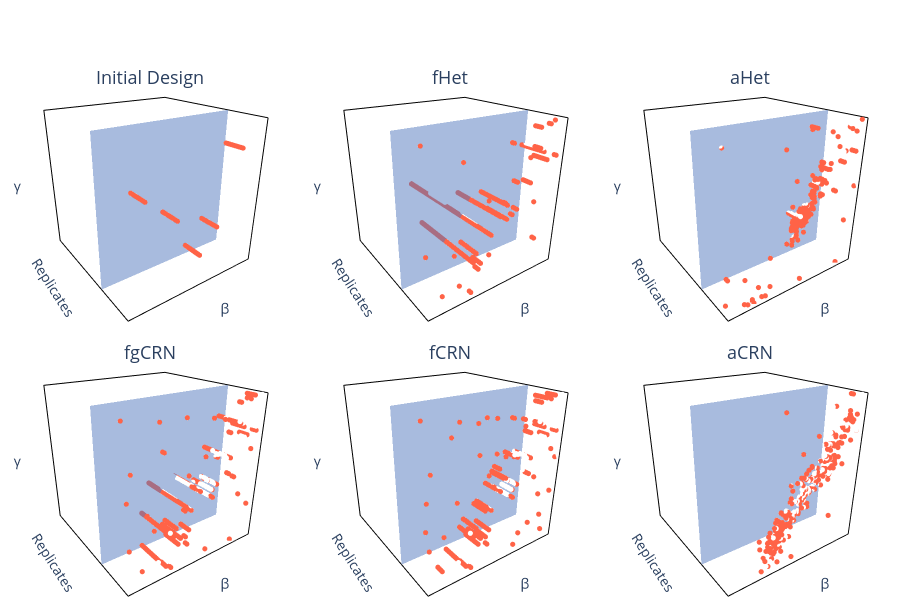

The code cell stored with this chart in its notebook:
### Code cell
all_methods = [['Initial Design', 'fHet', 'aHet'],
               ['fgCRN', 'fCRN', 'aCRN']]
n=6
fig = make_subplots(
    rows=2, cols=3,
    specs=[[{'type': 'surface'}]*3, [{'type':'surface'}]*3],
    subplot_titles=all_methods[0]+all_methods[1],
    horizontal_spacing=0,   # shrink gutters 
    vertical_spacing=0
)

camera = dict(
    eye=dict(x=1.7,   # out to the right
             y=-1.2,  # pulled forward
             z=0.9),  # lifted up
    up=dict(x=0, y=0, z=1)  # ensure “up” is along the z–axis
)

# Prepare the plane at x = 20, over p1,p2 ∈ [0,1]
x0 = 20
grid_n = 10
p1_lin = np.linspace(0, 1, grid_n)
p2_lin = np.linspace(0, 1, grid_n)
P1, P2 = np.meshgrid(p1_lin, p2_lin)
X = np.full_like(P1, x0)

rep_val = 'num_replicates'
ground_truth = {'p1':0.45, 'p2':0.35, 'rep':-1}

for i, methods in enumerate(all_methods, start=1):
    for j, method in enumerate(methods, start=1):
        dfm = dfx[(dfx['method']==method)]
        if method != 'Initial Design':
            dfm = dfm[dfm.iter>1]

        # build a color list: blue if <20, red otherwise
        colors = ['tomato' if rr <= 20 else 'tomato' for rr in dfm['num_replicates']]
        
        fig.add_trace(
            go.Scatter3d(
                x = dfm[rep_val],
                y = dfm['p1'],
                z = dfm['p2'],
                mode = 'markers',
                marker = dict(
                    size = 3,
                    color = colors,
                    opacity=1
                ),
                showlegend = False
            ),
            row=i, col=j
        )
        # fig.add_trace(
        #     go.Scatter3d(
        #         x=[ground_truth['rep']],
        #         y=[ground_truth['p1']],
        #         z=[ground_truth['p2']],
        #         mode='markers',
        #         marker = dict(
        #             size=5,
        #             color='black'
        #         ),
        #         showlegend=False
        #     ),
        #     row=i, col=j
        # )
        fig.add_trace(
            go.Surface(
                x = X, y = P1, z = P2,
                # make all values in this matrix the same (e.g. zeros)
                surfacecolor = np.zeros_like(P1),
                # map “0” → light-green; “1” → light-green (so it’s uniform)
                colorscale = [[0,'cornflowerblue'], [1, 'cornflowerblue']],
                opacity    = 0.5,
                showscale  = False,
                showlegend = False
            ),
            row=i, col=j
        )
        
        fig.update_scenes(
            dict(
                # overall scene background
                bgcolor='white',
                aspectmode='cube',
                # x-axis (num_replicates), descending
                xaxis=dict(
                    range=[dfx[rep_val].max(), -1],
                    title='Replicates',
                    showgrid=False,    # no grid‐planes
                    zeroline=False,    # no zero‐plane
                    showline=True,     # draw the axis line
                    mirror=True,       # mirror that line on the opposite side of the box
                    linewidth=2,       # thickness
                    linecolor='black',  # color of the box edges
                    showticklabels=False,
                    backgroundcolor='white'

                ),
                # y-axis (p1)
                yaxis=dict(
                    title='β',
                    range=[0, 1],
                    showgrid=False,
                    zeroline=False,
                    showline=True,
                    mirror=True,
                    linewidth=2,
                    linecolor='black',
                    showticklabels=False,
                    backgroundcolor='white'
            
                ),
                # z-axis (p2)
                zaxis=dict(
                    range=[0, 1],
                    title='γ',
                    showgrid=False,
                    zeroline=False,
                    showline=True,
                    mirror=True,
                    linewidth=2,
                    linecolor='black',
                    showticklabels=False,
                    backgroundcolor='white'
                ),
                camera = camera
            ),
            row=i, col=j
        )

annos = []
for i, methods in enumerate(all_methods):
    for j, method in enumerate(methods):
        x = (j + 0.5)/3 
        if i == 0:
            y = .925
        elif i == 1:
            y = .425
        annos.append(dict(
            text=method,
            x=x, y=y,          # just above the top of the plot
            xref='paper', yref='paper',
            showarrow=False,
            font=dict(size=18),
        ))
    
fig.update_layout(
    width = 150 * n,              # ← bump per‐panel width
    height = 600,                 # ← bump height for more vertical space
    margin = dict(l=0, r=0, t=50, b=0),  # trim outer margins
    paper_bgcolor='white',
    annotations=annos,
)

    
fig.show()

### Figure 1 — Plotly figure (JSON) as saved in the notebook; plotly's stock layout.template omitted (floating-point values rounded to 4 significant figures; data arrays with more than 128 entries replaced by an {"elided": "..."} marker saying what was removed)
{"data": [{"marker": {"color": ["tomato", "tomato", "tomato", "tomato", "tomato", "tomato", "tomato", "tomato", "tomato", "tomato", "tomato", "tomato", "tomato", "tomato", "tomato", "tomato", "tomato", "tomato", "tomato", "tomato", "tomato", "tomato", "tomato", "tomato", "tomato", "tomato", "tomato", "tomato", "tomato", "tomato", "tomato", "tomato", "tomato", "tomato", "tomato", "tomato", "tomato", "tomato", "tomato", "tomato", "tomato", "tomato", "tomato", "tomato", "tomato", "tomato", "tomato", "tomato", "tomato", "tomato"], "opacity": 1, "size": 3}, "mode": "markers", "scene": "scene", "showlegend": false, "type": "scatter3d", "x": [1, 2, 3, 4, 5, 6, 7, 8, 9, 10, 1, 2, 3, 4, 5, 6, 7, 8, 9, 10, 1, 2, 3, 4, 5, 6, 7, 8, 9, 10, 1, 2, 3, 4, 5, 6, 7, 8, 9, 10, 1, 2, 3, 4, 5, 6, 7, 8, 9, 10], "y": [0.8412, 0.8412, 0.8412, 0.8412, 0.8412, 0.8412, 0.8412, 0.8412, 0.8412, 0.8412, 0.1374, 0.1374, 0.1374, 0.1374, 0.1374, 0.1374, 0.1374, 0.1374, 0.1374, 0.1374, 0.354, 0.354, 0.354, 0.354, 0.354, 0.354, 0.354, 0.354, 0.354, 0.354, 0.5435, 0.5435, 0.5435, 0.5435, 0.5435, 0.5435, 0.5435, 0.5435, 0.5435, 0.5435, 0.676, 0.676, 0.676, 0.676, 0.676, 0.676, 0.676, 0.676, 0.676, 0.676], "z": [0.8353, 0.8353, 0.8353, 0.8353, 0.8353, 0.8353, 0.8353, 0.8353, 0.8353, 0.8353, 0.6768, 0.6768, 0.6768, 0.6768, 0.6768, 0.6768, 0.6768, 0.6768, 0.6768, 0.6768, 0.4995, 0.4995, 0.4995, 0.4995, 0.4995, 0.4995, 0.4995, 0.4995, 0.4995, 0.4995, 0.1984, 0.1984, 0.1984, 0.1984, 0.1984, 0.1984, 0.1984, 0.1984, 0.1984, 0.1984, 0.3555, 0.3555, 0.3555, 0.3555, 0.3555, 0.3555, 0.3555, 0.3555, 0.3555, 0.3555]}, {"colorscale": [[0, "cornflowerblue"], [1, "cornflowerblue"]], "opacity": 0.5, "scene": "scene", "showlegend": false, "showscale": false, "surfacecolor": [[0.0, 0.0, 0.0, 0.0, 0.0, 0.0, 0.0, 0.0, 0.0, 0.0], [0.0, 0.0, 0.0, 0.0, 0.0, 0.0, 0.0, 0.0, 0.0, 0.0], [0.0, 0.0, 0.0, 0.0, 0.0, 0.0, 0.0, 0.0, 0.0, 0.0], [0.0, 0.0, 0.0, 0.0, 0.0, 0.0, 0.0, 0.0, 0.0, 0.0], [0.0, 0.0, 0.0, 0.0, 0.0, 0.0, 0.0, 0.0, 0.0, 0.0], [0.0, 0.0, 0.0, 0.0, 0.0, 0.0, 0.0, 0.0, 0.0, 0.0], [0.0, 0.0, 0.0, 0.0, 0.0, 0.0, 0.0, 0.0, 0.0, 0.0], [0.0, 0.0, 0.0, 0.0, 0.0, 0.0, 0.0, 0.0, 0.0, 0.0], [0.0, 0.0, 0.0, 0.0, 0.0, 0.0, 0.0, 0.0, 0.0, 0.0], [0.0, 0.0, 0.0, 0.0, 0.0, 0.0, 0.0, 0.0, 0.0, 0.0]], "type": "surface", "x": [[20.0, 20.0, 20.0, 20.0, 20.0, 20.0, 20.0, 20.0, 20.0, 20.0], [20.0, 20.0, 20.0, 20.0, 20.0, 20.0, 20.0, 20.0, 20.0, 20.0], [20.0, 20.0, 20.0, 20.0, 20.0, 20.0, 20.0, 20.0, 20.0, 20.0], [20.0, 20.0, 20.0, 20.0, 20.0, 20.0, 20.0, 20.0, 20.0, 20.0], [20.0, 20.0, 20.0, 20.0, 20.0, 20.0, 20.0, 20.0, 20.0, 20.0], [20.0, 20.0, 20.0, 20.0, 20.0, 20.0, 20.0, 20.0, 20.0, 20.0], [20.0, 20.0, 20.0, 20.0, 20.0, 20.0, 20.0, 20.0, 20.0, 20.0], [20.0, 20.0, 20.0, 20.0, 20.0, 20.0, 20.0, 20.0, 20.0, 20.0], [20.0, 20.0, 20.0, 20.0, 20.0, 20.0, 20.0, 20.0, 20.0, 20.0], [20.0, 20.0, 20.0, 20.0, 20.0, 20.0, 20.0, 20.0, 20.0, 20.0]], "y": [[0.0, 0.1111, 0.2222, 0.3333, 0.4444, 0.5556, 0.6667, 0.7778, 0.8889, 1.0], [0.0, 0.1111, 0.2222, 0.3333, 0.4444, 0.5556, 0.6667, 0.7778, 0.8889, 1.0], [0.0, 0.1111, 0.2222, 0.3333, 0.4444, 0.5556, 0.6667, 0.7778, 0.8889, 1.0], [0.0, 0.1111, 0.2222, 0.3333, 0.4444, 0.5556, 0.6667, 0.7778, 0.8889, 1.0], [0.0, 0.1111, 0.2222, 0.3333, 0.4444, 0.5556, 0.6667, 0.7778, 0.8889, 1.0], [0.0, 0.1111, 0.2222, 0.3333, 0.4444, 0.5556, 0.6667, 0.7778, 0.8889, 1.0], [0.0, 0.1111, 0.2222, 0.3333, 0.4444, 0.5556, 0.6667, 0.7778, 0.8889, 1.0], [0.0, 0.1111, 0.2222, 0.3333, 0.4444, 0.5556, 0.6667, 0.7778, 0.8889, 1.0], [0.0, 0.1111, 0.2222, 0.3333, 0.4444, 0.5556, 0.6667, 0.7778, 0.8889, 1.0], [0.0, 0.1111, 0.2222, 0.3333, 0.4444, 0.5556, 0.6667, 0.7778, 0.8889, 1.0]], "z": [[0.0, 0.0, 0.0, 0.0, 0.0, 0.0, 0.0, 0.0, 0.0, 0.0], [0.1111, 0.1111, 0.1111, 0.1111, 0.1111, 0.1111, 0.1111, 0.1111, 0.1111, 0.1111], [0.2222, 0.2222, 0.2222, 0.2222, 0.2222, 0.2222, 0.2222, 0.2222, 0.2222, 0.2222], [0.3333, 0.3333, 0.3333, 0.3333, 0.3333, 0.3333, 0.3333, 0.3333, 0.3333, 0.3333], [0.4444, 0.4444, 0.4444, 0.4444, 0.4444, 0.4444, 0.4444, 0.4444, 0.4444, 0.4444], [0.5556, 0.5556, 0.5556, 0.5556, 0.5556, 0.5556, 0.5556, 0.5556, 0.5556, 0.5556], [0.6667, 0.6667, 0.6667, 0.6667, 0.6667, 0.6667, 0.6667, 0.6667, 0.6667, 0.6667], [0.7778, 0.7778, 0.7778, 0.7778, 0.7778, 0.7778, 0.7778, 0.7778, 0.7778, 0.7778], [0.8889, 0.8889, 0.8889, 0.8889, 0.8889, 0.8889, 0.8889, 0.8889, 0.8889, 0.8889], [1.0, 1.0, 1.0, 1.0, 1.0, 1.0, 1.0, 1.0, 1.0, 1.0]]}, {"marker": {"color": {"elided": "250 str values"}, "opacity": 1, "size": 3}, "mode": "markers", "scene": "scene2", "showlegend": false, "type": "scatter3d", "x": {"elided": "250 int values"}, "y": {"elided": "250 float values"}, "z": {"elided": "250 float values"}}, {"colorscale": [[0, "cornflowerblue"], [1, "cornflowerblue"]], "opacity": 0.5, "scene": "scene2", "showlegend": false, "showscale": false, "surfacecolor": [[0.0, 0.0, 0.0, 0.0, 0.0, 0.0, 0.0, 0.0, 0.0, 0.0], [0.0, 0.0, 0.0, 0.0, 0.0, 0.0, 0.0, 0.0, 0.0, 0.0], [0.0, 0.0, 0.0, 0.0, 0.0, 0.0, 0.0, 0.0, 0.0, 0.0], [0.0, 0.0, 0.0, 0.0, 0.0, 0.0, 0.0, 0.0, 0.0, 0.0], [0.0, 0.0, 0.0, 0.0, 0.0, 0.0, 0.0, 0.0, 0.0, 0.0], [0.0, 0.0, 0.0, 0.0, 0.0, 0.0, 0.0, 0.0, 0.0, 0.0], [0.0, 0.0, 0.0, 0.0, 0.0, 0.0, 0.0, 0.0, 0.0, 0.0], [0.0, 0.0, 0.0, 0.0, 0.0, 0.0, 0.0, 0.0, 0.0, 0.0], [0.0, 0.0, 0.0, 0.0, 0.0, 0.0, 0.0, 0.0, 0.0, 0.0], [0.0, 0.0, 0.0, 0.0, 0.0, 0.0, 0.0, 0.0, 0.0, 0.0]], "type": "surface", "x": [[20.0, 20.0, 20.0, 20.0, 20.0, 20.0, 20.0, 20.0, 20.0, 20.0], [20.0, 20.0, 20.0, 20.0, 20.0, 20.0, 20.0, 20.0, 20.0, 20.0], [20.0, 20.0, 20.0, 20.0, 20.0, 20.0, 20.0, 20.0, 20.0, 20.0], [20.0, 20.0, 20.0, 20.0, 20.0, 20.0, 20.0, 20.0, 20.0, 20.0], [20.0, 20.0, 20.0, 20.0, 20.0, 20.0, 20.0, 20.0, 20.0, 20.0], [20.0, 20.0, 20.0, 20.0, 20.0, 20.0, 20.0, 20.0, 20.0, 20.0], [20.0, 20.0, 20.0, 20.0, 20.0, 20.0, 20.0, 20.0, 20.0, 20.0], [20.0, 20.0, 20.0, 20.0, 20.0, 20.0, 20.0, 20.0, 20.0, 20.0], [20.0, 20.0, 20.0, 20.0, 20.0, 20.0, 20.0, 20.0, 20.0, 20.0], [20.0, 20.0, 20.0, 20.0, 20.0, 20.0, 20.0, 20.0, 20.0, 20.0]], "y": [[0.0, 0.1111, 0.2222, 0.3333, 0.4444, 0.5556, 0.6667, 0.7778, 0.8889, 1.0], [0.0, 0.1111, 0.2222, 0.3333, 0.4444, 0.5556, 0.6667, 0.7778, 0.8889, 1.0], [0.0, 0.1111, 0.2222, 0.3333, 0.4444, 0.5556, 0.6667, 0.7778, 0.8889, 1.0], [0.0, 0.1111, 0.2222, 0.3333, 0.4444, 0.5556, 0.6667, 0.7778, 0.8889, 1.0], [0.0, 0.1111, 0.2222, 0.3333, 0.4444, 0.5556, 0.6667, 0.7778, 0.8889, 1.0], [0.0, 0.1111, 0.2222, 0.3333, 0.4444, 0.5556, 0.6667, 0.7778, 0.8889, 1.0], [0.0, 0.1111, 0.2222, 0.3333, 0.4444, 0.5556, 0.6667, 0.7778, 0.8889, 1.0], [0.0, 0.1111, 0.2222, 0.3333, 0.4444, 0.5556, 0.6667, 0.7778, 0.8889, 1.0], [0.0, 0.1111, 0.2222, 0.3333, 0.4444, 0.5556, 0.6667, 0.7778, 0.8889, 1.0], [0.0, 0.1111, 0.2222, 0.3333, 0.4444, 0.5556, 0.6667, 0.7778, 0.8889, 1.0]], "z": [[0.0, 0.0, 0.0, 0.0, 0.0, 0.0, 0.0, 0.0, 0.0, 0.0], [0.1111, 0.1111, 0.1111, 0.1111, 0.1111, 0.1111, 0.1111, 0.1111, 0.1111, 0.1111], [0.2222, 0.2222, 0.2222, 0.2222, 0.2222, 0.2222, 0.2222, 0.2222, 0.2222, 0.2222], [0.3333, 0.3333, 0.3333, 0.3333, 0.3333, 0.3333, 0.3333, 0.3333, 0.3333, 0.3333], [0.4444, 0.4444, 0.4444, 0.4444, 0.4444, 0.4444, 0.4444, 0.4444, 0.4444, 0.4444], [0.5556, 0.5556, 0.5556, 0.5556, 0.5556, 0.5556, 0.5556, 0.5556, 0.5556, 0.5556], [0.6667, 0.6667, 0.6667, 0.6667, 0.6667, 0.6667, 0.6667, 0.6667, 0.6667, 0.6667], [0.7778, 0.7778, 0.7778, 0.7778, 0.7778, 0.7778, 0.7778, 0.7778, 0.7778, 0.7778], [0.8889, 0.8889, 0.8889, 0.8889, 0.8889, 0.8889, 0.8889, 0.8889, 0.8889, 0.8889], [1.0, 1.0, 1.0, 1.0, 1.0, 1.0, 1.0, 1.0, 1.0, 1.0]]}, {"marker": {"color": {"elided": "250 str values"}, "opacity": 1, "size": 3}, "mode": "markers", "scene": "scene3", "showlegend": false, "type": "scatter3d", "x": {"elided": "250 int values"}, "y": {"elided": "250 float values"}, "z": {"elided": "250 float values"}}, {"colorscale": [[0, "cornflowerblue"], [1, "cornflowerblue"]], "opacity": 0.5, "scene": "scene3", "showlegend": false, "showscale": false, "surfacecolor": [[0.0, 0.0, 0.0, 0.0, 0.0, 0.0, 0.0, 0.0, 0.0, 0.0], [0.0, 0.0, 0.0, 0.0, 0.0, 0.0, 0.0, 0.0, 0.0, 0.0], [0.0, 0.0, 0.0, 0.0, 0.0, 0.0, 0.0, 0.0, 0.0, 0.0], [0.0, 0.0, 0.0, 0.0, 0.0, 0.0, 0.0, 0.0, 0.0, 0.0], [0.0, 0.0, 0.0, 0.0, 0.0, 0.0, 0.0, 0.0, 0.0, 0.0], [0.0, 0.0, 0.0, 0.0, 0.0, 0.0, 0.0, 0.0, 0.0, 0.0], [0.0, 0.0, 0.0, 0.0, 0.0, 0.0, 0.0, 0.0, 0.0, 0.0], [0.0, 0.0, 0.0, 0.0, 0.0, 0.0, 0.0, 0.0, 0.0, 0.0], [0.0, 0.0, 0.0, 0.0, 0.0, 0.0, 0.0, 0.0, 0.0, 0.0], [0.0, 0.0, 0.0, 0.0, 0.0, 0.0, 0.0, 0.0, 0.0, 0.0]], "type": "surface", "x": [[20.0, 20.0, 20.0, 20.0, 20.0, 20.0, 20.0, 20.0, 20.0, 20.0], [20.0, 20.0, 20.0, 20.0, 20.0, 20.0, 20.0, 20.0, 20.0, 20.0], [20.0, 20.0, 20.0, 20.0, 20.0, 20.0, 20.0, 20.0, 20.0, 20.0], [20.0, 20.0, 20.0, 20.0, 20.0, 20.0, 20.0, 20.0, 20.0, 20.0], [20.0, 20.0, 20.0, 20.0, 20.0, 20.0, 20.0, 20.0, 20.0, 20.0], [20.0, 20.0, 20.0, 20.0, 20.0, 20.0, 20.0, 20.0, 20.0, 20.0], [20.0, 20.0, 20.0, 20.0, 20.0, 20.0, 20.0, 20.0, 20.0, 20.0], [20.0, 20.0, 20.0, 20.0, 20.0, 20.0, 20.0, 20.0, 20.0, 20.0], [20.0, 20.0, 20.0, 20.0, 20.0, 20.0, 20.0, 20.0, 20.0, 20.0], [20.0, 20.0, 20.0, 20.0, 20.0, 20.0, 20.0, 20.0, 20.0, 20.0]], "y": [[0.0, 0.1111, 0.2222, 0.3333, 0.4444, 0.5556, 0.6667, 0.7778, 0.8889, 1.0], [0.0, 0.1111, 0.2222, 0.3333, 0.4444, 0.5556, 0.6667, 0.7778, 0.8889, 1.0], [0.0, 0.1111, 0.2222, 0.3333, 0.4444, 0.5556, 0.6667, 0.7778, 0.8889, 1.0], [0.0, 0.1111, 0.2222, 0.3333, 0.4444, 0.5556, 0.6667, 0.7778, 0.8889, 1.0], [0.0, 0.1111, 0.2222, 0.3333, 0.4444, 0.5556, 0.6667, 0.7778, 0.8889, 1.0], [0.0, 0.1111, 0.2222, 0.3333, 0.4444, 0.5556, 0.6667, 0.7778, 0.8889, 1.0], [0.0, 0.1111, 0.2222, 0.3333, 0.4444, 0.5556, 0.6667, 0.7778, 0.8889, 1.0], [0.0, 0.1111, 0.2222, 0.3333, 0.4444, 0.5556, 0.6667, 0.7778, 0.8889, 1.0], [0.0, 0.1111, 0.2222, 0.3333, 0.4444, 0.5556, 0.6667, 0.7778, 0.8889, 1.0], [0.0, 0.1111, 0.2222, 0.3333, 0.4444, 0.5556, 0.6667, 0.7778, 0.8889, 1.0]], "z": [[0.0, 0.0, 0.0, 0.0, 0.0, 0.0, 0.0, 0.0, 0.0, 0.0], [0.1111, 0.1111, 0.1111, 0.1111, 0.1111, 0.1111, 0.1111, 0.1111, 0.1111, 0.1111], [0.2222, 0.2222, 0.2222, 0.2222, 0.2222, 0.2222, 0.2222, 0.2222, 0.2222, 0.2222], [0.3333, 0.3333, 0.3333, 0.3333, 0.3333, 0.3333, 0.3333, 0.3333, 0.3333, 0.3333], [0.4444, 0.4444, 0.4444, 0.4444, 0.4444, 0.4444, 0.4444, 0.4444, 0.4444, 0.4444], [0.5556, 0.5556, 0.5556, 0.5556, 0.5556, 0.5556, 0.5556, 0.5556, 0.5556, 0.5556], [0.6667, 0.6667, 0.6667, 0.6667, 0.6667, 0.6667, 0.6667, 0.6667, 0.6667, 0.6667], [0.7778, 0.7778, 0.7778, 0.7778, 0.7778, 0.7778, 0.7778, 0.7778, 0.7778, 0.7778], [0.8889, 0.8889, 0.8889, 0.8889, 0.8889, 0.8889, 0.8889, 0.8889, 0.8889, 0.8889], [1.0, 1.0, 1.0, 1.0, 1.0, 1.0, 1.0, 1.0, 1.0, 1.0]]}, {"marker": {"color": {"elided": "250 str values"}, "opacity": 1, "size": 3}, "mode": "markers", "scene": "scene4", "showlegend": false, "type": "scatter3d", "x": {"elided": "250 int values"}, "y": {"elided": "250 float values"}, "z": {"elided": "250 float values"}}, {"colorscale": [[0, "cornflowerblue"], [1, "cornflowerblue"]], "opacity": 0.5, "scene": "scene4", "showlegend": false, "showscale": false, "surfacecolor": [[0.0, 0.0, 0.0, 0.0, 0.0, 0.0, 0.0, 0.0, 0.0, 0.0], [0.0, 0.0, 0.0, 0.0, 0.0, 0.0, 0.0, 0.0, 0.0, 0.0], [0.0, 0.0, 0.0, 0.0, 0.0, 0.0, 0.0, 0.0, 0.0, 0.0], [0.0, 0.0, 0.0, 0.0, 0.0, 0.0, 0.0, 0.0, 0.0, 0.0], [0.0, 0.0, 0.0, 0.0, 0.0, 0.0, 0.0, 0.0, 0.0, 0.0], [0.0, 0.0, 0.0, 0.0, 0.0, 0.0, 0.0, 0.0, 0.0, 0.0], [0.0, 0.0, 0.0, 0.0, 0.0, 0.0, 0.0, 0.0, 0.0, 0.0], [0.0, 0.0, 0.0, 0.0, 0.0, 0.0, 0.0, 0.0, 0.0, 0.0], [0.0, 0.0, 0.0, 0.0, 0.0, 0.0, 0.0, 0.0, 0.0, 0.0], [0.0, 0.0, 0.0, 0.0, 0.0, 0.0, 0.0, 0.0, 0.0, 0.0]], "type": "surface", "x": [[20.0, 20.0, 20.0, 20.0, 20.0, 20.0, 20.0, 20.0, 20.0, 20.0], [20.0, 20.0, 20.0, 20.0, 20.0, 20.0, 20.0, 20.0, 20.0, 20.0], [20.0, 20.0, 20.0, 20.0, 20.0, 20.0, 20.0, 20.0, 20.0, 20.0], [20.0, 20.0, 20.0, 20.0, 20.0, 20.0, 20.0, 20.0, 20.0, 20.0], [20.0, 20.0, 20.0, 20.0, 20.0, 20.0, 20.0, 20.0, 20.0, 20.0], [20.0, 20.0, 20.0, 20.0, 20.0, 20.0, 20.0, 20.0, 20.0, 20.0], [20.0, 20.0, 20.0, 20.0, 20.0, 20.0, 20.0, 20.0, 20.0, 20.0], [20.0, 20.0, 20.0, 20.0, 20.0, 20.0, 20.0, 20.0, 20.0, 20.0], [20.0, 20.0, 20.0, 20.0, 20.0, 20.0, 20.0, 20.0, 20.0, 20.0], [20.0, 20.0, 20.0, 20.0, 20.0, 20.0, 20.0, 20.0, 20.0, 20.0]], "y": [[0.0, 0.1111, 0.2222, 0.3333, 0.4444, 0.5556, 0.6667, 0.7778, 0.8889, 1.0], [0.0, 0.1111, 0.2222, 0.3333, 0.4444, 0.5556, 0.6667, 0.7778, 0.8889, 1.0], [0.0, 0.1111, 0.2222, 0.3333, 0.4444, 0.5556, 0.6667, 0.7778, 0.8889, 1.0], [0.0, 0.1111, 0.2222, 0.3333, 0.4444, 0.5556, 0.6667, 0.7778, 0.8889, 1.0], [0.0, 0.1111, 0.2222, 0.3333, 0.4444, 0.5556, 0.6667, 0.7778, 0.8889, 1.0], [0.0, 0.1111, 0.2222, 0.3333, 0.4444, 0.5556, 0.6667, 0.7778, 0.8889, 1.0], [0.0, 0.1111, 0.2222, 0.3333, 0.4444, 0.5556, 0.6667, 0.7778, 0.8889, 1.0], [0.0, 0.1111, 0.2222, 0.3333, 0.4444, 0.5556, 0.6667, 0.7778, 0.8889, 1.0], [0.0, 0.1111, 0.2222, 0.3333, 0.4444, 0.5556, 0.6667, 0.7778, 0.8889, 1.0], [0.0, 0.1111, 0.2222, 0.3333, 0.4444, 0.5556, 0.6667, 0.7778, 0.8889, 1.0]], "z": [[0.0, 0.0, 0.0, 0.0, 0.0, 0.0, 0.0, 0.0, 0.0, 0.0], [0.1111, 0.1111, 0.1111, 0.1111, 0.1111, 0.1111, 0.1111, 0.1111, 0.1111, 0.1111], [0.2222, 0.2222, 0.2222, 0.2222, 0.2222, 0.2222, 0.2222, 0.2222, 0.2222, 0.2222], [0.3333, 0.3333, 0.3333, 0.3333, 0.3333, 0.3333, 0.3333, 0.3333, 0.3333, 0.3333], [0.4444, 0.4444, 0.4444, 0.4444, 0.4444, 0.4444, 0.4444, 0.4444, 0.4444, 0.4444], [0.5556, 0.5556, 0.5556, 0.5556, 0.5556, 0.5556, 0.5556, 0.5556, 0.5556, 0.5556], [0.6667, 0.6667, 0.6667, 0.6667, 0.6667, 0.6667, 0.6667, 0.6667, 0.6667, 0.6667], [0.7778, 0.7778, 0.7778, 0.7778, 0.7778, 0.7778, 0.7778, 0.7778, 0.7778, 0.7778], [0.8889, 0.8889, 0.8889, 0.8889, 0.8889, 0.8889, 0.8889, 0.8889, 0.8889, 0.8889], [1.0, 1.0, 1.0, 1.0, 1.0, 1.0, 1.0, 1.0, 1.0, 1.0]]}, {"marker": {"color": {"elided": "250 str values"}, "opacity": 1, "size": 3}, "mode": "markers", "scene": "scene5", "showlegend": false, "type": "scatter3d", "x": {"elided": "250 int values"}, "y": {"elided": "250 float values"}, "z": {"elided": "250 float values"}}, {"colorscale": [[0, "cornflowerblue"], [1, "cornflowerblue"]], "opacity": 0.5, "scene": "scene5", "showlegend": false, "showscale": false, "surfacecolor": [[0.0, 0.0, 0.0, 0.0, 0.0, 0.0, 0.0, 0.0, 0.0, 0.0], [0.0, 0.0, 0.0, 0.0, 0.0, 0.0, 0.0, 0.0, 0.0, 0.0], [0.0, 0.0, 0.0, 0.0, 0.0, 0.0, 0.0, 0.0, 0.0, 0.0], [0.0, 0.0, 0.0, 0.0, 0.0, 0.0, 0.0, 0.0, 0.0, 0.0], [0.0, 0.0, 0.0, 0.0, 0.0, 0.0, 0.0, 0.0, 0.0, 0.0], [0.0, 0.0, 0.0, 0.0, 0.0, 0.0, 0.0, 0.0, 0.0, 0.0], [0.0, 0.0, 0.0, 0.0, 0.0, 0.0, 0.0, 0.0, 0.0, 0.0], [0.0, 0.0, 0.0, 0.0, 0.0, 0.0, 0.0, 0.0, 0.0, 0.0], [0.0, 0.0, 0.0, 0.0, 0.0, 0.0, 0.0, 0.0, 0.0, 0.0], [0.0, 0.0, 0.0, 0.0, 0.0, 0.0, 0.0, 0.0, 0.0, 0.0]], "type": "surface", "x": [[20.0, 20.0, 20.0, 20.0, 20.0, 20.0, 20.0, 20.0, 20.0, 20.0], [20.0, 20.0, 20.0, 20.0, 20.0, 20.0, 20.0, 20.0, 20.0, 20.0], [20.0, 20.0, 20.0, 20.0, 20.0, 20.0, 20.0, 20.0, 20.0, 20.0], [20.0, 20.0, 20.0, 20.0, 20.0, 20.0, 20.0, 20.0, 20.0, 20.0], [20.0, 20.0, 20.0, 20.0, 20.0, 20.0, 20.0, 20.0, 20.0, 20.0], [20.0, 20.0, 20.0, 20.0, 20.0, 20.0, 20.0, 20.0, 20.0, 20.0], [20.0, 20.0, 20.0, 20.0, 20.0, 20.0, 20.0, 20.0, 20.0, 20.0], [20.0, 20.0, 20.0, 20.0, 20.0, 20.0, 20.0, 20.0, 20.0, 20.0], [20.0, 20.0, 20.0, 20.0, 20.0, 20.0, 20.0, 20.0, 20.0, 20.0], [20.0, 20.0, 20.0, 20.0, 20.0, 20.0, 20.0, 20.0, 20.0, 20.0]], "y": [[0.0, 0.1111, 0.2222, 0.3333, 0.4444, 0.5556, 0.6667, 0.7778, 0.8889, 1.0], [0.0, 0.1111, 0.2222, 0.3333, 0.4444, 0.5556, 0.6667, 0.7778, 0.8889, 1.0], [0.0, 0.1111, 0.2222, 0.3333, 0.4444, 0.5556, 0.6667, 0.7778, 0.8889, 1.0], [0.0, 0.1111, 0.2222, 0.3333, 0.4444, 0.5556, 0.6667, 0.7778, 0.8889, 1.0], [0.0, 0.1111, 0.2222, 0.3333, 0.4444, 0.5556, 0.6667, 0.7778, 0.8889, 1.0], [0.0, 0.1111, 0.2222, 0.3333, 0.4444, 0.5556, 0.6667, 0.7778, 0.8889, 1.0], [0.0, 0.1111, 0.2222, 0.3333, 0.4444, 0.5556, 0.6667, 0.7778, 0.8889, 1.0], [0.0, 0.1111, 0.2222, 0.3333, 0.4444, 0.5556, 0.6667, 0.7778, 0.8889, 1.0], [0.0, 0.1111, 0.2222, 0.3333, 0.4444, 0.5556, 0.6667, 0.7778, 0.8889, 1.0], [0.0, 0.1111, 0.2222, 0.3333, 0.4444, 0.5556, 0.6667, 0.7778, 0.8889, 1.0]], "z": [[0.0, 0.0, 0.0, 0.0, 0.0, 0.0, 0.0, 0.0, 0.0, 0.0], [0.1111, 0.1111, 0.1111, 0.1111, 0.1111, 0.1111, 0.1111, 0.1111, 0.1111, 0.1111], [0.2222, 0.2222, 0.2222, 0.2222, 0.2222, 0.2222, 0.2222, 0.2222, 0.2222, 0.2222], [0.3333, 0.3333, 0.3333, 0.3333, 0.3333, 0.3333, 0.3333, 0.3333, 0.3333, 0.3333], [0.4444, 0.4444, 0.4444, 0.4444, 0.4444, 0.4444, 0.4444, 0.4444, 0.4444, 0.4444], [0.5556, 0.5556, 0.5556, 0.5556, 0.5556, 0.5556, 0.5556, 0.5556, 0.5556, 0.5556], [0.6667, 0.6667, 0.6667, 0.6667, 0.6667, 0.6667, 0.6667, 0.6667, 0.6667, 0.6667], [0.7778, 0.7778, 0.7778, 0.7778, 0.7778, 0.7778, 0.7778, 0.7778, 0.7778, 0.7778], [0.8889, 0.8889, 0.8889, 0.8889, 0.8889, 0.8889, 0.8889, 0.8889, 0.8889, 0.8889], [1.0, 1.0, 1.0, 1.0, 1.0, 1.0, 1.0, 1.0, 1.0, 1.0]]}, {"marker": {"color": {"elided": "250 str values"}, "opacity": 1, "size": 3}, "mode": "markers", "scene": "scene6", "showlegend": false, "type": "scatter3d", "x": {"elided": "250 int values"}, "y": {"elided": "250 float values"}, "z": {"elided": "250 float values"}}, {"colorscale": [[0, "cornflowerblue"], [1, "cornflowerblue"]], "opacity": 0.5, "scene": "scene6", "showlegend": false, "showscale": false, "surfacecolor": [[0.0, 0.0, 0.0, 0.0, 0.0, 0.0, 0.0, 0.0, 0.0, 0.0], [0.0, 0.0, 0.0, 0.0, 0.0, 0.0, 0.0, 0.0, 0.0, 0.0], [0.0, 0.0, 0.0, 0.0, 0.0, 0.0, 0.0, 0.0, 0.0, 0.0], [0.0, 0.0, 0.0, 0.0, 0.0, 0.0, 0.0, 0.0, 0.0, 0.0], [0.0, 0.0, 0.0, 0.0, 0.0, 0.0, 0.0, 0.0, 0.0, 0.0], [0.0, 0.0, 0.0, 0.0, 0.0, 0.0, 0.0, 0.0, 0.0, 0.0], [0.0, 0.0, 0.0, 0.0, 0.0, 0.0, 0.0, 0.0, 0.0, 0.0], [0.0, 0.0, 0.0, 0.0, 0.0, 0.0, 0.0, 0.0, 0.0, 0.0], [0.0, 0.0, 0.0, 0.0, 0.0, 0.0, 0.0, 0.0, 0.0, 0.0], [0.0, 0.0, 0.0, 0.0, 0.0, 0.0, 0.0, 0.0, 0.0, 0.0]], "type": "surface", "x": [[20.0, 20.0, 20.0, 20.0, 20.0, 20.0, 20.0, 20.0, 20.0, 20.0], [20.0, 20.0, 20.0, 20.0, 20.0, 20.0, 20.0, 20.0, 20.0, 20.0], [20.0, 20.0, 20.0, 20.0, 20.0, 20.0, 20.0, 20.0, 20.0, 20.0], [20.0, 20.0, 20.0, 20.0, 20.0, 20.0, 20.0, 20.0, 20.0, 20.0], [20.0, 20.0, 20.0, 20.0, 20.0, 20.0, 20.0, 20.0, 20.0, 20.0], [20.0, 20.0, 20.0, 20.0, 20.0, 20.0, 20.0, 20.0, 20.0, 20.0], [20.0, 20.0, 20.0, 20.0, 20.0, 20.0, 20.0, 20.0, 20.0, 20.0], [20.0, 20.0, 20.0, 20.0, 20.0, 20.0, 20.0, 20.0, 20.0, 20.0], [20.0, 20.0, 20.0, 20.0, 20.0, 20.0, 20.0, 20.0, 20.0, 20.0], [20.0, 20.0, 20.0, 20.0, 20.0, 20.0, 20.0, 20.0, 20.0, 20.0]], "y": [[0.0, 0.1111, 0.2222, 0.3333, 0.4444, 0.5556, 0.6667, 0.7778, 0.8889, 1.0], [0.0, 0.1111, 0.2222, 0.3333, 0.4444, 0.5556, 0.6667, 0.7778, 0.8889, 1.0], [0.0, 0.1111, 0.2222, 0.3333, 0.4444, 0.5556, 0.6667, 0.7778, 0.8889, 1.0], [0.0, 0.1111, 0.2222, 0.3333, 0.4444, 0.5556, 0.6667, 0.7778, 0.8889, 1.0], [0.0, 0.1111, 0.2222, 0.3333, 0.4444, 0.5556, 0.6667, 0.7778, 0.8889, 1.0], [0.0, 0.1111, 0.2222, 0.3333, 0.4444, 0.5556, 0.6667, 0.7778, 0.8889, 1.0], [0.0, 0.1111, 0.2222, 0.3333, 0.4444, 0.5556, 0.6667, 0.7778, 0.8889, 1.0], [0.0, 0.1111, 0.2222, 0.3333, 0.4444, 0.5556, 0.6667, 0.7778, 0.8889, 1.0], [0.0, 0.1111, 0.2222, 0.3333, 0.4444, 0.5556, 0.6667, 0.7778, 0.8889, 1.0], [0.0, 0.1111, 0.2222, 0.3333, 0.4444, 0.5556, 0.6667, 0.7778, 0.8889, 1.0]], "z": [[0.0, 0.0, 0.0, 0.0, 0.0, 0.0, 0.0, 0.0, 0.0, 0.0], [0.1111, 0.1111, 0.1111, 0.1111, 0.1111, 0.1111, 0.1111, 0.1111, 0.1111, 0.1111], [0.2222, 0.2222, 0.2222, 0.2222, 0.2222, 0.2222, 0.2222, 0.2222, 0.2222, 0.2222], [0.3333, 0.3333, 0.3333, 0.3333, 0.3333, 0.3333, 0.3333, 0.3333, 0.3333, 0.3333], [0.4444, 0.4444, 0.4444, 0.4444, 0.4444, 0.4444, 0.4444, 0.4444, 0.4444, 0.4444], [0.5556, 0.5556, 0.5556, 0.5556, 0.5556, 0.5556, 0.5556, 0.5556, 0.5556, 0.5556], [0.6667, 0.6667, 0.6667, 0.6667, 0.6667, 0.6667, 0.6667, 0.6667, 0.6667, 0.6667], [0.7778, 0.7778, 0.7778, 0.7778, 0.7778, 0.7778, 0.7778, 0.7778, 0.7778, 0.7778], [0.8889, 0.8889, 0.8889, 0.8889, 0.8889, 0.8889, 0.8889, 0.8889, 0.8889, 0.8889], [1.0, 1.0, 1.0, 1.0, 1.0, 1.0, 1.0, 1.0, 1.0, 1.0]]}], "layout": {"annotations": [{"font": {"size": 18}, "showarrow": false, "text": "Initial Design", "x": 0.1667, "xanchor": "center", "xref": "paper", "y": 0.925, "yanchor": "bottom", "yref": "paper"}, {"font": {"size": 18}, "showarrow": false, "text": "fHet", "x": 0.5, "xanchor": "center", "xref": "paper", "y": 0.925, "yanchor": "bottom", "yref": "paper"}, {"font": {"size": 18}, "showarrow": false, "text": "aHet", "x": 0.8333, "xanchor": "center", "xref": "paper", "y": 0.925, "yanchor": "bottom", "yref": "paper"}, {"font": {"size": 18}, "showarrow": false, "text": "fgCRN", "x": 0.1667, "xanchor": "center", "xref": "paper", "y": 0.425, "yanchor": "bottom", "yref": "paper"}, {"font": {"size": 18}, "showarrow": false, "text": "fCRN", "x": 0.5, "xanchor": "center", "xref": "paper", "y": 0.425, "yanchor": "bottom", "yref": "paper"}, {"font": {"size": 18}, "showarrow": false, "text": "aCRN", "x": 0.8333, "xanchor": "center", "xref": "paper", "y": 0.425, "yanchor": "bottom", "yref": "paper"}], "height": 600, "margin": {"b": 0, "l": 0, "r": 0, "t": 50}, "paper_bgcolor": "white", "scene": {"aspectmode": "cube", "bgcolor": "white", "camera": {"eye": {"x": 1.7, "y": -1.2, "z": 0.9}, "up": {"x": 0, "y": 0, "z": 1}}, "domain": {"x": [0, 0.3333], "y": [0.5, 1]}, "xaxis": {"backgroundcolor": "white", "linecolor": "black", "linewidth": 2, "mirror": true, "range": [66, -1], "showgrid": false, "showline": true, "showticklabels": false, "title": {"text": "Replicates"}, "zeroline": false}, "yaxis": {"backgroundcolor": "white", "linecolor": "black", "linewidth": 2, "mirror": true, "range": [0, 1], "showgrid": false, "showline": true, "showticklabels": false, "title": {"text": "β"}, "zeroline": false}, "zaxis": {"backgroundcolor": "white", "linecolor": "black", "linewidth": 2, "mirror": true, "range": [0, 1], "showgrid": false, "showline": true, "showticklabels": false, "title": {"text": "γ"}, "zeroline": false}}, "scene2": {"aspectmode": "cube", "bgcolor": "white", "camera": {"eye": {"x": 1.7, "y": -1.2, "z": 0.9}, "up": {"x": 0, "y": 0, "z": 1}}, "domain": {"x": [0.3333, 0.6667], "y": [0.5, 1]}, "xaxis": {"backgroundcolor": "white", "linecolor": "black", "linewidth": 2, "mirror": true, "range": [66, -1], "showgrid": false, "showline": true, "showticklabels": false, "title": {"text": "Replicates"}, "zeroline": false}, "yaxis": {"backgroundcolor": "white", "linecolor": "black", "linewidth": 2, "mirror": true, "range": [0, 1], "showgrid": false, "showline": true, "showticklabels": false, "title": {"text": "β"}, "zeroline": false}, "zaxis": {"backgroundcolor": "white", "linecolor": "black", "linewidth": 2, "mirror": true, "range": [0, 1], "showgrid": false, "showline": true, "showticklabels": false, "title": {"text": "γ"}, "zeroline": false}}, "scene3": {"aspectmode": "cube", "bgcolor": "white", "camera": {"eye": {"x": 1.7, "y": -1.2, "z": 0.9}, "up": {"x": 0, "y": 0, "z": 1}}, "domain": {"x": [0.6667, 1], "y": [0.5, 1]}, "xaxis": {"backgroundcolor": "white", "linecolor": "black", "linewidth": 2, "mirror": true, "range": [66, -1], "showgrid": false, "showline": true, "showticklabels": false, "title": {"text": "Replicates"}, "zeroline": false}, "yaxis": {"backgroundcolor": "white", "linecolor": "black", "linewidth": 2, "mirror": true, "range": [0, 1], "showgrid": false, "showline": true, "showticklabels": false, "title": {"text": "β"}, "zeroline": false}, "zaxis": {"backgroundcolor": "white", "linecolor": "black", "linewidth": 2, "mirror": true, "range": [0, 1], "showgrid": false, "showline": true, "showticklabels": false, "title": {"text": "γ"}, "zeroline": false}}, "scene4": {"aspectmode": "cube", "bgcolor": "white", "camera": {"eye": {"x": 1.7, "y": -1.2, "z": 0.9}, "up": {"x": 0, "y": 0, "z": 1}}, "domain": {"x": [0, 0.3333], "y": [0, 0.5]}, "xaxis": {"backgroundcolor": "white", "linecolor": "black", "linewidth": 2, "mirror": true, "range": [66, -1], "showgrid": false, "showline": true, "showticklabels": false, "title": {"text": "Replicates"}, "zeroline": false}, "yaxis": {"backgroundcolor": "white", "linecolor": "black", "linewidth": 2, "mirror": true, "range": [0, 1], "showgrid": false, "showline": true, "showticklabels": false, "title": {"text": "β"}, "zeroline": false}, "zaxis": {"backgroundcolor": "white", "linecolor": "black", "linewidth": 2, "mirror": true, "range": [0, 1], "showgrid": false, "showline": true, "showticklabels": false, "title": {"text": "γ"}, "zeroline": false}}, "scene5": {"aspectmode": "cube", "bgcolor": "white", "camera": {"eye": {"x": 1.7, "y": -1.2, "z": 0.9}, "up": {"x": 0, "y": 0, "z": 1}}, "domain": {"x": [0.3333, 0.6667], "y": [0, 0.5]}, "xaxis": {"backgroundcolor": "white", "linecolor": "black", "linewidth": 2, "mirror": true, "range": [66, -1], "showgrid": false, "showline": true, "showticklabels": false, "title": {"text": "Replicates"}, "zeroline": false}, "yaxis": {"backgroundcolor": "white", "linecolor": "black", "linewidth": 2, "mirror": true, "range": [0, 1], "showgrid": false, "showline": true, "showticklabels": false, "title": {"text": "β"}, "zeroline": false}, "zaxis": {"backgroundcolor": "white", "linecolor": "black", "linewidth": 2, "mirror": true, "range": [0, 1], "showgrid": false, "showline": true, "showticklabels": false, "title": {"text": "γ"}, "zeroline": false}}, "scene6": {"aspectmode": "cube", "bgcolor": "white", "camera": {"eye": {"x": 1.7, "y": -1.2, "z": 0.9}, "up": {"x": 0, "y": 0, "z": 1}}, "domain": {"x": [0.6667, 1], "y": [0, 0.5]}, "xaxis": {"backgroundcolor": "white", "linecolor": "black", "linewidth": 2, "mirror": true, "range": [66, -1], "showgrid": false, "showline": true, "showticklabels": false, "title": {"text": "Replicates"}, "zeroline": false}, "yaxis": {"backgroundcolor": "white", "linecolor": "black", "linewidth": 2, "mirror": true, "range": [0, 1], "showgrid": false, "showline": true, "showticklabels": false, "title": {"text": "β"}, "zeroline": false}, "zaxis": {"backgroundcolor": "white", "linecolor": "black", "linewidth": 2, "mirror": true, "range": [0, 1], "showgrid": false, "showline": true, "showticklabels": false, "title": {"text": "γ"}, "zeroline": false}}, "width": 900}}
